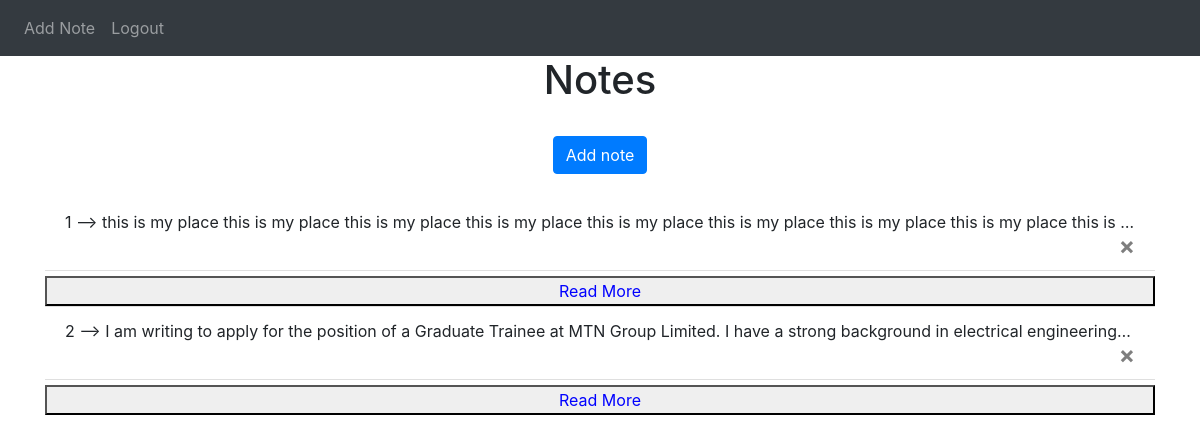
The app's page /previous-notes (signed in) with its own data.
### website/models.py (models this page shows)
class Note(db.Model):
    id = db.Column(db.Integer, primary_key=True)
    data = db.Column(db.String(10000))
    date = db.Column(db.DateTime(timezone=True), default=func.now())
    user_id = db.Column(db.Integer, db.ForeignKey('user.id'))

### website/views.py (the view)
@views.route('/previous-notes')
@login_required
def previous_notes():
    data = dir(request)
    print(data)
    d = request.content_length
    print(d)
    return render_template("previous_notes.html", user=current_user)

### website/__init__.py (called while the page is built)
def create_app():
    app = Flask(__name__)
    app.config['SECRET_KEY'] = 'hkdalkkda kjagdlih'
    app.config['SQLALCHEMY_DATABASE_URI'] = f'sqlite:///{DB_NAME}'
    db.init_app(app) # this ties the database to this flask application.
    from .views import views
    from .auth import auth
    app.register_blueprint(views, url_prefix='/')
    app.register_blueprint(auth, url_prefix='/')
    from .models import User, Note
    with app.app_context():
        db.create_all()
    login_manager = LoginManager()
    login_manager.login_view = 'auth.login' # where to redirect if not logged in
    login_manager.init_app(app)
    @login_manager.user_loader
    def load_user(id):
        return User.query.get(int(id)) # by default, filters for primary key
    return app

### website/templates/previous_notes.html (shortened to what this page needs)
{% extends "base.html" %}
{% block sticky_div %}
<h1 align="center">Notes</h1>
<br/>
<div align="center">
		<a class="btn btn-primary" href="/"> Add note </a>
</div>
<br/>
{% endblock %}
{% block content %}
{% if user.notes %}
<ul class="list-group list-group-flush" id="notes">
	{% for note in user.notes %}
	<li class="list-group-item">
		<div class="content">
		{{user.notes.index(note)+1}} --> {{ note.data }}
		</div>
	<button type="button" class="close" onClick="deleteNote({{ note.id }})">
			<span aria-hidden="true">&times;</span>
	</button>
	</li>
	{% endfor %}
</ul>
{% else %}
<br/>
<div align="center">
	<p>YOU DO NOT HAVE ANY SAVED NOTES </p>
</div>
{% endif %}
{% endblock %}

### website/templates/base.html (shortened to what this page needs)
<!DOCTYPE html>
<html>
	<head>
		<link
		      rel="stylesheet"
		            href="https://stackpath.bootstrapcdn.com/bootstrap/4.4.1/css/bootstrap.min.css"
					    />
		<link
					rel="stylesheet"
					        href="https://stackpath.bootstrapcdn.com/font-awesome/4.7.0/css/font-awesome.min.css"
						          />
	</head>
	<body>
	<div class="sticky">
		<nav class="navbar navbar-expand-lg navbar-dark bg-dark ">
		<div class="collapse navbar-collapse" id="navbar">
			<div class="navbar-nav">
				{% if user.is_authenticated %}
				{% block add_note_link %}<a class="nav-item nav-link" id="home" href="/">Add Note</a>{% endblock %}
				<a class="nav-item nav-link" id="logout" href="/logout">Logout</a>
				{% else %}
				<a class="nav-item nav-link" id="login" href="/login">Login</a>
				<a class="nav-item nav-link" id="signUp" href="/sign-up">Sign Up</a>
				{% endif %}
			</div>
		</div>
		</nav>
		{% block sticky_div %}{% endblock %}
	</div>
		<div class="container">
			{% block content %}
			{% endblock %}
		</div>
	</body>
</html>

### website/templates/base.html (style rules this page uses)
ul { text-align:justify; }
li { display: inline-block; }
.content { white-space:nowrap; overflow:hidden; text-overflow: ellipsis; max-width: 100%; }
.sticky { position: sticky; top: 0; z-index: 1000; background-color: white; }

### records on screen
Note: user.notes.index(note)+1 "1", data "this is my place this is my place this is my place this is my place this is my place this is my place this is my place this is my place this is…"
Note: notes "2", data "I am writing to apply for the position of a Graduate Trainee at MTN Group Limited. I have a strong background in electrical engineering…"
